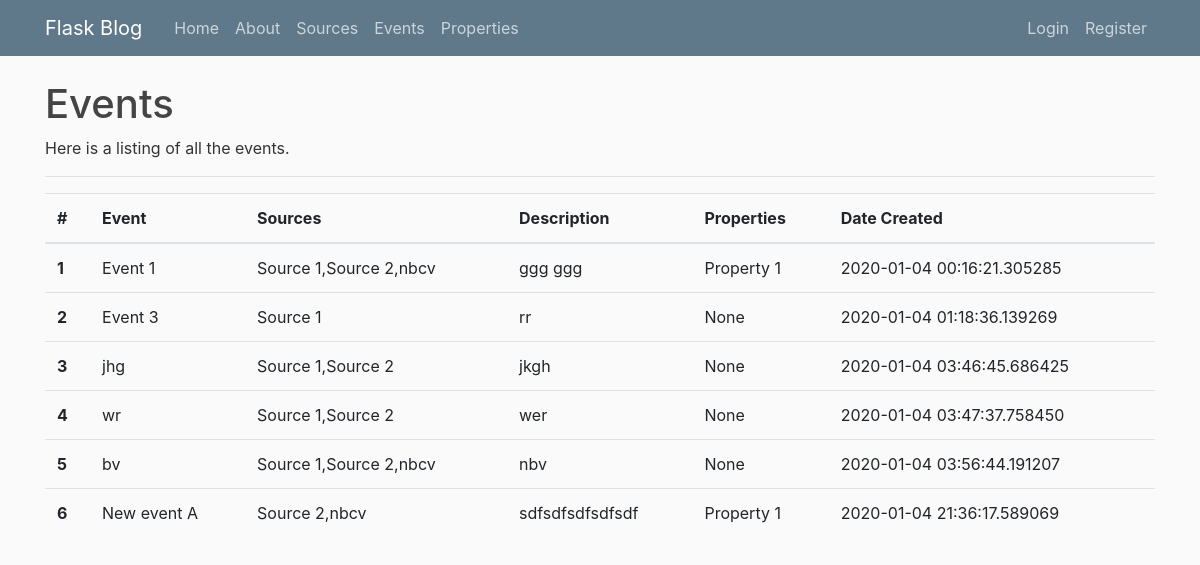
The app's page /events with its own data.
### dd/models.py (models this page shows, shortened)
class Events(db.Model):
  id = db.Column(db.Integer, primary_key=True)
  title = db.Column(db.String(100), nullable=False)
  description = db.Column(db.Text, nullable=False)
  date_created = db.Column(
      db.DateTime, nullable=False, default=datetime.utcnow)
  is_active = db.Column(db.Boolean, default=True, nullable=False)
  source = db.relationship(
      "Sources", secondary=sources_events, backref=db.backref("events", lazy="dynamic"))
  user_id = db.Column(db.Integer, db.ForeignKey('user.id'), nullable=False)

### dd/routes.py (the view)
@app.route("/events")
def events():
    eve = "SELECT e.id,e.title,  GROUP_CONCAT(DISTINCT s.title) as source, e.description,GROUP_CONCAT(DISTINCT p.title) as properties, e.date_created FROM events e LEFT JOIN events_properties ep ON(ep.event_id=e.id) LEFT JOIN properties p ON(p.id=ep.property_id) LEFT JOIN sources_events se ON(se.event_id=e.id) LEFT JOIN sources s ON(s.id=se.source_id) GROUP BY e.id"
    ev = db.engine.execute(eve)
    return render_template('events.html', title="Events",  ev=ev)

### dd/templates/events.html
{% extends 'layout.html' %}
{% block content %}
    <h1>Events</h1>
    <p>Here is a listing of all the events.</p>
    <hr>
    <table class="table">
        <thead>
            <tr>
                <th scope="col">#</th>
                <th scope="col">Event</th>
                <th scope="col">Sources</th>
                <th scope="col">Description</th>
                <th scope="col">Properties</th>
                <th scope="col">Date Created</th>
            </tr>
        </thead>
        <tbody>
            {%  for i in ev %}
            <tr>
                <th scope="row">{{  i[0]  }}</th>
                <td>{{  i[1]  }}</td>
                <td>{{  i[2]  }}</td>
                <td>{{  i[3]  }}</td>
                <td>{{  i[4]  }}</td>
                <td>{{  i[5]  }}</td>
            </tr>
            {%  endfor  %}
{% endblock %}

### dd/static/main.css (style rules this page uses)
body { background: #fafafa; color: #333333; margin-top: 5rem; }
h1, h2, h3, h4, h5, h6 { color: #444444; }

### records on screen
Events: id "1", title "Event 1", i "Source 1,Source 2,nbcv", description "ggg ggg", i "Property 1", date_created "2020-01-04 00:16:21.305285"
Events: id "2", title "Event 3", i "Source 1", description "rr", i "None", date_created "2020-01-04 01:18:36.139269"
Events: id "3", title "jhg", i "Source 1,Source 2", description "jkgh", i "None", date_created "2020-01-04 03:46:45.686425"
Events: id "4", title "wr", i "Source 1,Source 2", description "wer", i "None", date_created "2020-01-04 03:47:37.758450"
Events: id "5", title "bv", i "Source 1,Source 2,nbcv", description "nbv", i "None", date_created "2020-01-04 03:56:44.191207"
Events: id "6", title "New event A", i "Source 2,nbcv", description "sdfsdfsdfsdfsdf", i "Property 1", date_created "2020-01-04 21:36:17.589069"
